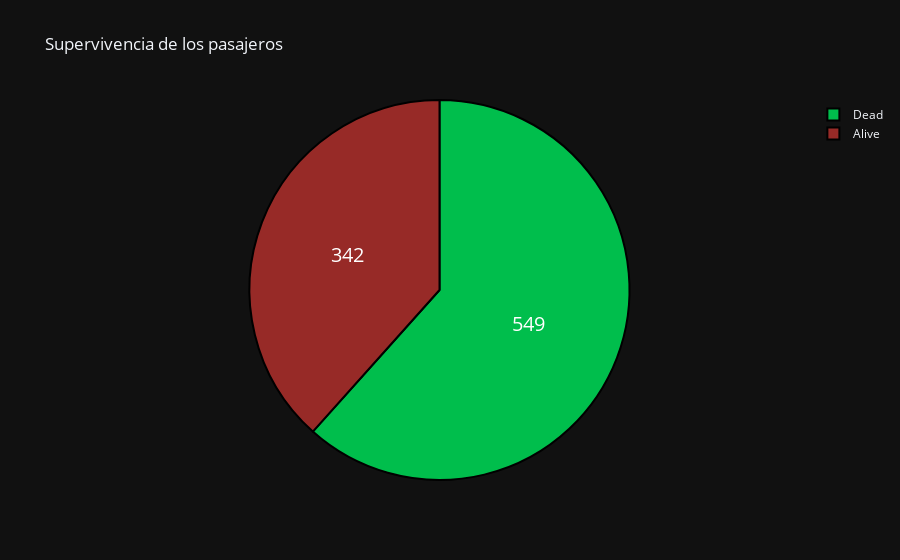

The code cell stored with this chart in its notebook:
### Code cell
# Agrupar por supervivencia y contar el número de pasajeros por supervivencia
survival_counts = titan.groupby('SURVIVED')['PASSENGERID'].count().reset_index()

# Crear el gráfico de pastel
survival_counts = px.pie(survival_counts, values='PASSENGERID', names='SURVIVED', color_discrete_sequence=colores, title='Supervivencia de los pasajeros', template='plotly_dark')
survival_counts.update_traces(hoverinfo='label+percent', textinfo='value', textfont_size=20,
                  marker=dict(colors=colores, line=dict(color='#000000', width=2)))
survival_counts.show()

### Figure 1 — Plotly figure (JSON) as saved in the notebook; plotly's stock layout.template omitted (floating-point values rounded to 4 significant figures)
{"data": [{"domain": {"x": [0, 1], "y": [0, 1]}, "hoverinfo": "label+percent", "hovertemplate": "SURVIVED=%{label}<br>PASSENGERID=%{value}<extra></extra>", "labels": ["Alive", "Dead"], "legendgroup": "", "marker": {"colors": ["#972a27", "#00be4c"], "line": {"color": "#000000", "width": 2}}, "name": "", "showlegend": true, "textfont": {"size": 20}, "textinfo": "value", "type": "pie", "values": [342, 549]}], "layout": {"legend": {"tracegroupgap": 0}, "piecolorway": ["#972a27", "#00be4c"], "title": {"text": "Supervivencia de los pasajeros"}}}
